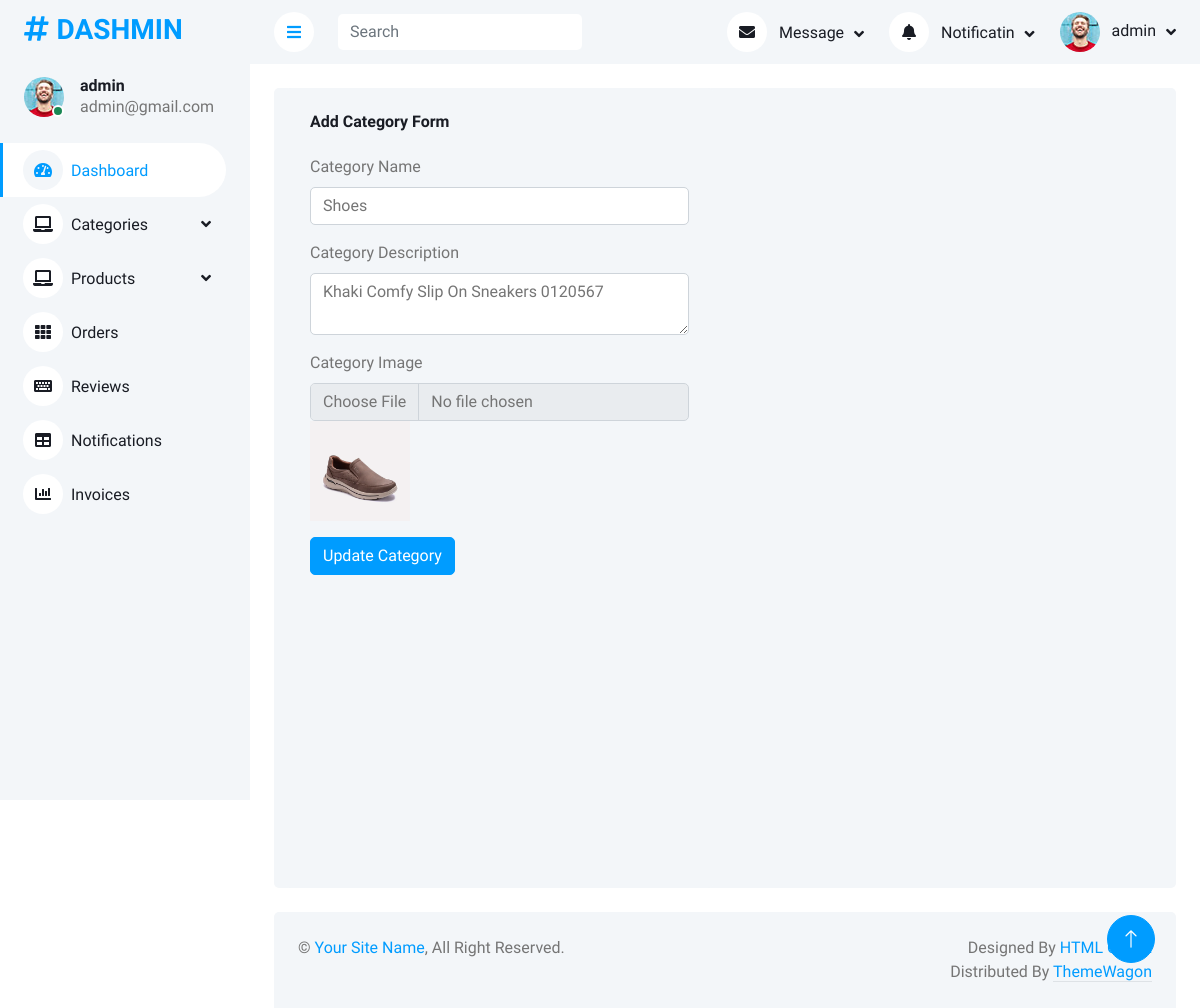
/adminPanel/editCategory.php?cId=1 (signed in), run on the app's committed database.
### tables this page shows
CREATE TABLE `categories` (
  `id` int(11) NOT NULL,
  `name` varchar(200) NOT NULL,
  `description` varchar(300) NOT NULL,
  `image` varchar(200) NOT NULL
);

### adminPanel/editCategory.php (the view, shortened to what this page needs)
<?php
include("php/query.php");
include("components/header.php");
?>
<?php
if(isset($_GET['cId'])){
    $categoryId = $_GET['cId'];
    $query = $pdo->prepare("select * from categories where id = :catId");
    $query->bindParam('catId' , $categoryId);
    $query->execute();
    $category = $query->fetch(PDO::FETCH_ASSOC);
}
?>
            <div class="container-fluid pt-4 px-4">
                <div class="row vh-100 bg-light rounded   mx-0">
                    <div class="col-md-6 ">
                        <div class="bg-light rounded h-100 p-4">
                            <h6 class="mb-4">Add Category Form</h6>
                            <form method="post" enctype="multipart/form-data" >
                                <div class="mb-3">
                                    <label for="exampleInputEmail1" class="form-label">Category Name</label>
                                    <input value="<?php echo $category['name']?>" name="cName" type="text" class="form-control" id="exampleInputEmail1"
                                        aria-describedby="emailHelp">
                                </div>
                                <div class="mb-3">
                                    <label for="exampleInputPassword1" class="form-label">Category Description</label>
                                   <textarea  name="cDes" class="form-control" id=""><?php echo $category['description']?></textarea>
                                </div>
                                <div class="mb-3">
                                    <label for="exampleInputPassword1" class="form-label">Category Image</label>
                                  <input name="cImage" type="file" class="form-control">
                                  <img height="100px" src="images/<?php echo $category['image']?>" alt="">
                                </div>
                                <button name="updateCategory" type="submit" class="btn btn-primary">Update Category</button>
                         </form>
                    </div>
                    </div>
                </div>
            </div>
<?php
include("components/footer.php");
?>

### adminPanel/css/style.css (style rules this page uses)
:root { --primary: #009CFF; --light: #F3F6F9; --dark: #191C24; }
.btn { transition: .5s; }
.btn.btn-primary { color: #FFFFFF; }

### data on the page
categories: cName "Shoes", cDes "Khaki Comfy Slip On Sneakers 0120567", image (picture)

### other printed values
$_SESSION['adminName'] "admin"
$_SESSION['adminEmail'] "admin@gmail.com"
